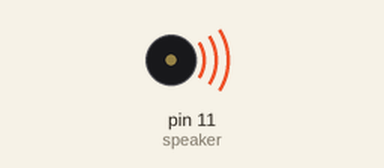
Bench run of a sketch on a simulated Arduino Uno, built with avr-gcc and run on an emulated ATmega328P. Parts: buzzer (waves = sounding, pin HIGH). What the sketch prints to the serial monitor is not drawn.

Above: at 0.05 s.
Timing chart, 0 to 5.1 s (numbered marks = the images above):
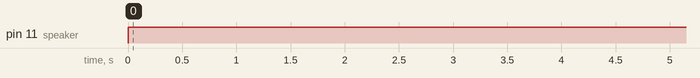

Measured:
- by itself, pin 11 (speaker): LOW → HIGH at 0.00 s
- by itself, everything shown: repeats every 4.5 s, in 6 steps

The sketch:

toneTest.ino
```cpp
int speaker = 11;
int value = 0;
int dir = 100;

void setup() {
  Serial.begin(9600);
  pinMode(speaker, OUTPUT);

}

void loop() {

  digitalWrite(speaker, value);

  value = value + dir;

  if (value > 255) {
    dir = -1;
  }

  if (value<=20){
    dir=100;
    }
    //delay(10);
    Serial.println(value);
}
```
